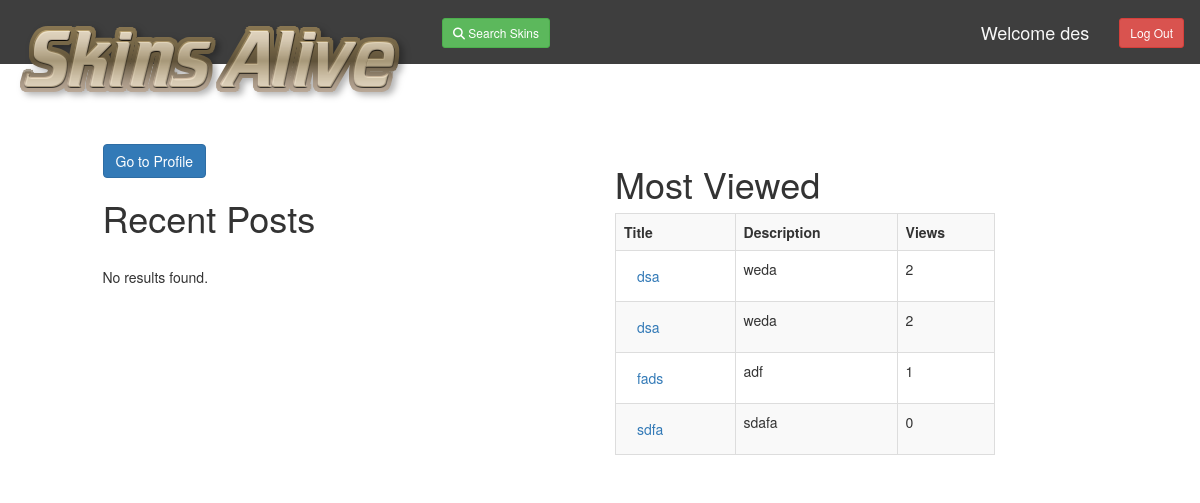
The app's page /frontpage (signed in) with its own data.
### sprint1/models.py (models this page shows, shortened)
class Skin(models.Model):
    title = models.CharField(max_length=255)
    text_description = models.TextField(max_length=1024)
    date_created = models.DateTimeField(editable=False, auto_now_add=True)
    date_modified = models.DateTimeField(auto_now=True)
    num_views = models.IntegerField(default=0)
    author= models.ForeignKey(User)
    b_key = models.AutoField(primary_key=True)

### sprint1/views.py (the view)
# urls.py: url(r'^frontpage', 'frontpage', name='frontpage'),
def frontpage(request):
    context = RequestContext(request)
    if request.method == 'POST':
        today = datetime.date.today()
        q1 = Skin.objects.filter(date_created__gte=today - timedelta(days=7))
        query1 =q1.order_by('-date_created', 'title')
        q2 = Skin.objects.all()
        query2 = q2.order_by('-num_views', 'title')
        recent_bulletins=[]
        for b1 in query1:
                recent_bulletins.append(b1)
        most_viewed_bulletins=[]
        for b2 in query2:
                most_viewed_bulletins.append(b2)
        return render_to_response('frontpage.html', {'recent_bulletins':recent_bulletins,'most_viewed_bulletins':most_viewed_bulletins}, context)
    else:
        today = datetime.date.today()
        q1 = Skin.objects.filter(date_created__gte=today - timedelta(days=7))
        query1 =q1.order_by('-date_created', 'title')
        q2 = Skin.objects.all()
        query2 = q2.order_by('-num_views', 'title')
        recent_bulletins=[]
        for b1 in query1:
                recent_bulletins.append(b1)
        most_viewed_bulletins=[]
        for b2 in query2:
                most_viewed_bulletins.append(b2)
        return render_to_response('frontpage.html', {'recent_bulletins':recent_bulletins,'most_viewed_bulletins':most_viewed_bulletins}, context)

### templates/frontpage.html (shortened to what this page needs)
{% extends "base.html" %}
{% block content %}
    {% if user.is_authenticated %}
<div class="row">
    <br>
    <br>
    <br>
    <div class="col-md-4 col-md-offset-1">
    <a href="profile" role="button" class="btn btn-primary">Go to Profile</a>
    <h1>Recent Posts</h1>
    {% if recent_bulletins %}
    <table class="table table-bordered table-striped">
        <tr>
            <th>Title</th>
            <th>Description</th>
              <th>Date Created</th>
        </tr>
        {% for bulletin in recent_bulletins %}
              <p>{{type}}</p>
        <tr>
            <td>
                <form action="bdisplay" method="post" enctype="multipart/form-data">
                {% csrf_token %}
                 <button class="btn btn-link" name="button_id" value="{{ bulletin.b_key }}">{{bulletin.title}}</button>
                </form>
            </td>
            <td>
                {{bulletin.text_description}}
            </td>
             <td>
                {{bulletin.date_created}}
            </td>
        </tr>
        {% endfor %}
    </table>
    {% else %}
        <br>
        <p>No results found.</p>
    {% endif %}
    </div>
    <div class="col-md-4 col-md-offset-1">
     <h1>Most Viewed</h1>
    {% if most_viewed_bulletins %}
    <table class="table table-bordered table-striped">
        <tr>
            <th>Title</th>
            <th>Description</th>
              <th>Views</th>
        </tr>
        {% for bulletin in most_viewed_bulletins %}
        <tr>
            <td>
                <form action="bdisplay" method="post" enctype="multipart/form-data">
                 <button class="btn btn-link" name="button_id" value="{{ bulletin.b_key }}">{{bulletin.title}}</button>
                </form>
            </td>
            <td>
                {{bulletin.text_description}}
            </td>
             <td>
                {{bulletin.num_views}}
            </td>
        </tr>
        {% endfor %}
    </table>
    {% else %}
        <br>
        <p>No results found.</p>
    {% endif %}
    </div>
    </div>
    {% else %}
	<h2> Please <a href="login">log in.</a> </h2>
{% endif %}
{% endblock %}

### templates/base.html (shortened to what this page needs)
<!DOCTYPE html>
{% load staticfiles %}
<html>
    <head>
        <link href="//maxcdn.bootstrapcdn.com/bootstrap/3.3.1/css/bootstrap.min.css" rel="stylesheet">
        <link href="//maxcdn.bootstrapcdn.com/font-awesome/4.2.0/css/font-awesome.min.css" rel="stylesheet">
</head>
<nav class="navbar navbar-default" role="navigation">
  <div class="container-fluid">
    <div class="navbar-header">
        {% load staticfiles %}
      <a class="navbar-brand" href="/index"><img border="0" src="{% static 'skinsalive1.png' %}"/></a>
    </div>
      {% if user.is_authenticated %}
      <ul class="nav navbar-nav navbar-left">
         <li><a href="search"><button type="button" class="btn btn-success btn-sm navbutton"> <i class="fa fa-search"></i> Search Skins</button></a></li>
      </ul>
      <ul class="nav navbar-nav navbar-right">
        <li><a href="profile" class="welcome">Welcome {{ user.username }}</a></li>
        <li><a href="logout"><button type="submit" class="btn btn-danger btn-sm navbutton" method="post">Log Out</button></a></li>
      </ul>
      {% endif %}
  </div>
</nav>
<body>
    {% block content %}
    {% endblock %}
    </body>
</html>

### templates/base.html (style rules this page uses)
.navbar { background-color: #3e3e3e; border-color: #3e3e3e; border-radius: 0; }
.navbar-default .navbar-brand { color: #f7f7f7; font-size: 25px; margin-top: 5px; }
.navbar-default .navbar-nav > li > a { color: #f7f7f7; font-size: 18px; margin-top: 6px; }
.navbutton { margin-top: -5px; }

### records on screen
Skin: title "dsa", text_description "weda", num_views "2"
Skin: {{ bulletin.b_key }} 3 (drawn), title "dsa", text_description "weda", num_views "2"
Skin: title "fads", text_description "adf", num_views "1"
Skin: {{ bulletin.b_key }} 4 (drawn), title "sdfa", text_description "sdafa", num_views "0"

### other values on screen
{{ user.username }} "des"
